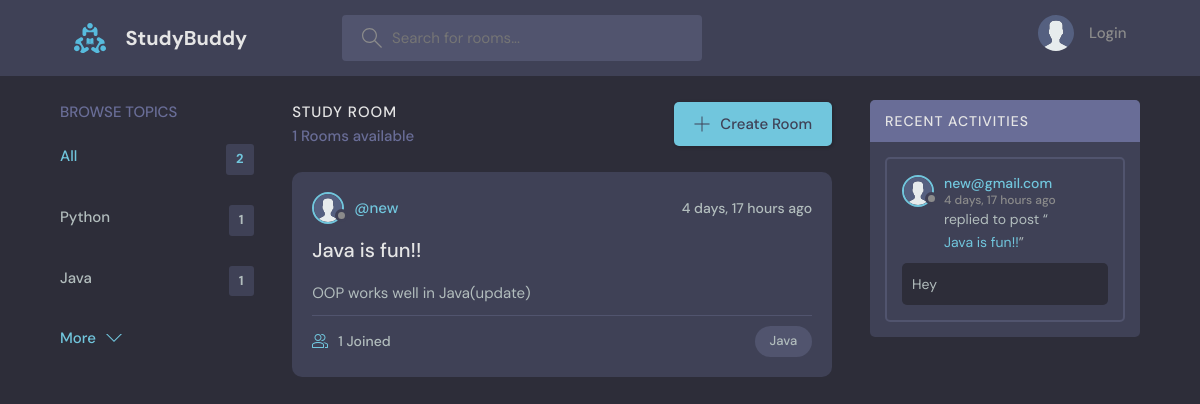
The app's page /?q=Java, older data.
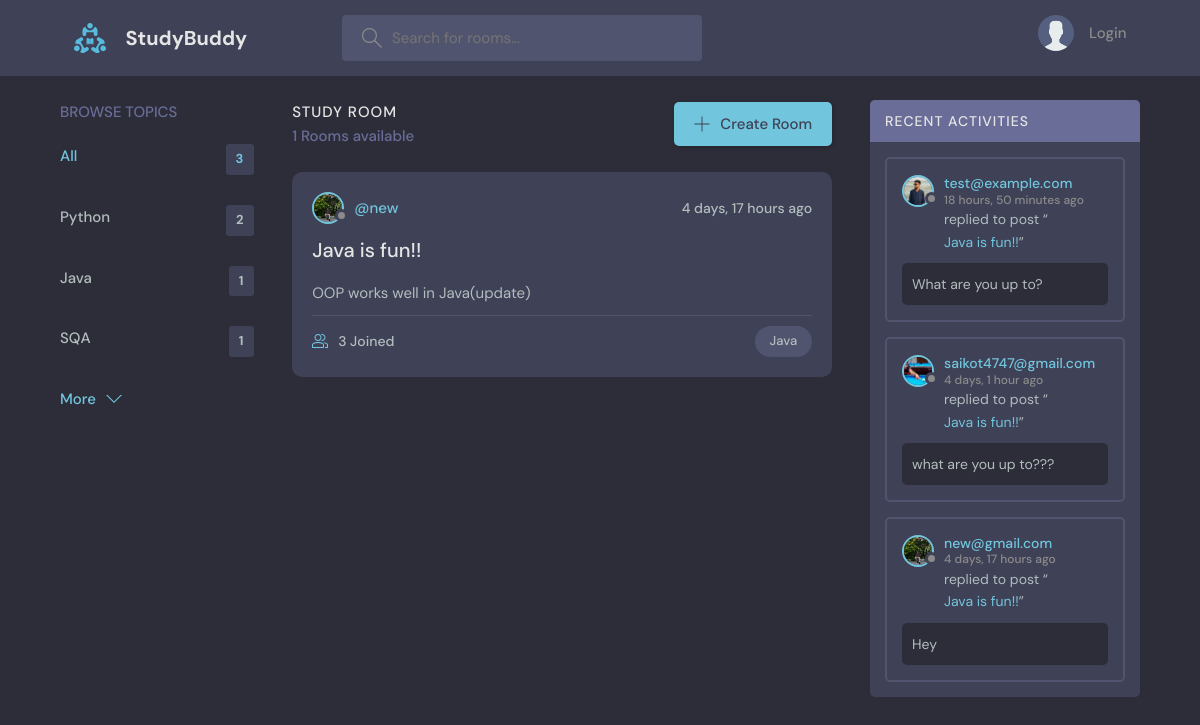
The same page, newer data.
### base/models.py (models this page shows, shortened)
class Topic(models.Model):
  name = models.CharField(max_length= 200)

class Room(models.Model):
  host = models.ForeignKey(User, on_delete= models.SET_NULL, null = True)
  topic = models.ForeignKey(Topic, on_delete= models.SET_NULL, null = True)
  name = models.CharField(max_length=200)
  description = models.TextField(null=True, blank=True)
  participants = models.ManyToManyField(User, related_name='participants', blank=True)
  updated = models.DateTimeField(auto_now=True)
  created = models.DateTimeField(auto_now_add = True)
  class Meta:
    ordering = ['-updated', '-created']
  def __str__(self):
    return self.name

class User(AbstractUser):
  name = models.CharField(max_length= 200, null=True)
  email = models.EmailField(unique=True, null=True)
  bio = models.TextField(null=True)
  avatar= models.ImageField(null=True, default="avatar.svg")
  USERNAME_FIELD = 'email'
  REQUIRED_FIELDS = []

class Message(models.Model):
  user = models.ForeignKey(User, on_delete=models.CASCADE)
  room = models.ForeignKey(Room, on_delete= models.CASCADE)
  body = models.TextField()
  updated = models.DateTimeField(auto_now=True)
  created = models.DateTimeField(auto_now_add = True)
  class Meta:
      ordering = ['-updated', '-created']

### base/views.py (the view)
# urls.py: 2. Add a URL to urlpatterns:  path('', views.home, name='home')
def home(request):
    q = request.GET.get('q') if request.GET.get('q') != None else ''
    topics = Topic.objects.all()[0:5]
    rooms = Room.objects.filter(
        Q(topic__name__icontains=q) |
        Q(name__icontains=q) |
        Q(description__icontains=q)
    )
    room_count = rooms.count()
    room_messages = Message.objects.filter(Q(room__topic__name__icontains=q))
    context = {'rooms':rooms, 'topics': topics, 'room_count': room_count, 'room_messages': room_messages}
    return render(request, 'base/home.html', context)

### base/templates/base/home.html (shortened to what this page needs)
{% extends 'main.html' %}
{% block content %}
    <main class="layout layout--3">
      <div class="container">
        {% include 'base/topics_component.html' %}
        <div class="roomList">
          <div class="roomList__header">
            <div>
              <h2>Study Room</h2>
              <p>{{room_count}} Rooms available</p>
            </div>
            <a class="btn btn--main" href="{% url 'create-room' %}">
              <svg version="1.1" xmlns="http://www.w3.org/2000/svg" width="32" height="32" viewBox="0 0 32 32">
                <title>add</title>
                <path
                  d="M16.943 0.943h-1.885v14.115h-14.115v1.885h14.115v14.115h1.885v-14.115h14.115v-1.885h-14.115v-14.115z"
                ></path>
              </svg>
              Create Room
            </a>
          </div>
          {% include 'base/feed_component.html' %}
        </div>
         {% include 'base/activity_component.html' %}
      </div>
    </main>
{% endblock %}

### base/templates/base/topics_component.html
<div class="topics">
  <div class="topics__header">
    <h2>Browse Topics</h2>
  </div>
  <ul class="topics__list">
    <li>
      <a href="{% url 'home' %}" class="active">All <span>{{topics.count}}</span></a>
    </li>
    {% for topic in topics %}
    <li>
      <a href="{% url 'home' %}?q={{topic.name}}">{{topic.name}} <span>{{topic.room_set.all.count}}</span></a>
    </li>
    {% endfor %}
  </ul>
  <a class="btn btn--link" href="{% url 'topics' %}">
    More
    <svg version="1.1" xmlns="http://www.w3.org/2000/svg" width="32" height="32" viewBox="0 0 32 32">
      <title>chevron-down</title>
      <path d="M16 21l-13-13h-3l16 16 16-16h-3l-13 13z"></path>
    </svg>
  </a>
</div>

### base/templates/base/feed_component.html (shortened to what this page needs)
{% for room in rooms %}
<div class="roomListRoom">
  <div class="roomListRoom__header">
    <a href="{% url 'user-profile' room.host.id %}" class="roomListRoom__author">
      <div class="avatar avatar--small">
        <img src="{{room.host.avatar.url}}" />
      </div>
      <span>@{{room.host.username}}</span>
    </a>
    <div class="roomListRoom__actions">
      <span>{{room.created|timesince}} ago</span>
    </div>
  </div>
  <div class="roomListRoom__content">
    <a href="{% url 'room' room.id %}">{{room.name}}</a>
    <p>
      {{room.description}}
    </p>
  </div>
  <div class="roomListRoom__meta">
    <a href="{% url 'room' room.id %}" class="roomListRoom__joined">
      {{room.participants.all.count}} Joined
    </a>
    <p class="roomListRoom__topic">{{room.topic.name}}</p>
  </div>
</div>
{% endfor %}

### base/templates/base/activity_component.html (shortened to what this page needs)
<div class="activities">
  <div class="activities__header">
    <h2>Recent Activities</h2>
  </div>
  {% for message in room_messages %}
  <div class="activities__box">
    <div class="activities__boxHeader roomListRoom__header">
      <a href="{% url 'user-profile' message.user.id %}" class="roomListRoom__author">
        <div class="avatar avatar--small">
          <img src="{{message.user.avatar.url}}" />
        </div>
        <p>
          {{ message.user }}
          <span>{{message.created|timesince}} ago</span>
        </p>
      </a>
    </div>
    <div class="activities__boxContent">
      <p>replied to post “<a href="{% url 'room' message.room.id %}">{{message.room}}</a>”</p>
      <div class="activities__boxRoomContent">
        {{message.body}}
      </div>
    </div>
  </div>
  {% endfor %}
</div>

Row changes from the older to the newer data that the page shows:
computed for Topic "Python": room_set.all.count "1" → "2"
added Topic: name "SQA", room_set.all.count "1"
changed through a linked row, Room "Java is fun!!": host.avatar: picture added in place of a placeholder; participants.all.count "1" → "3"
added Message: user.avatar (picture), user "test@example.com", created "18 hours, 50 minutes", room "Java is fun!!", body "What are you up to?"
added Message: user.avatar (picture), user "saikot4747@gmail.com", created "4 days, 1 hour", room "Java is fun!!", body "what are you up to???"
changed through a linked row, Message "Hey": user.avatar: picture added in place of a placeholder
Text that changed along with them:
{{ topics.count }}: "2" → "3"
